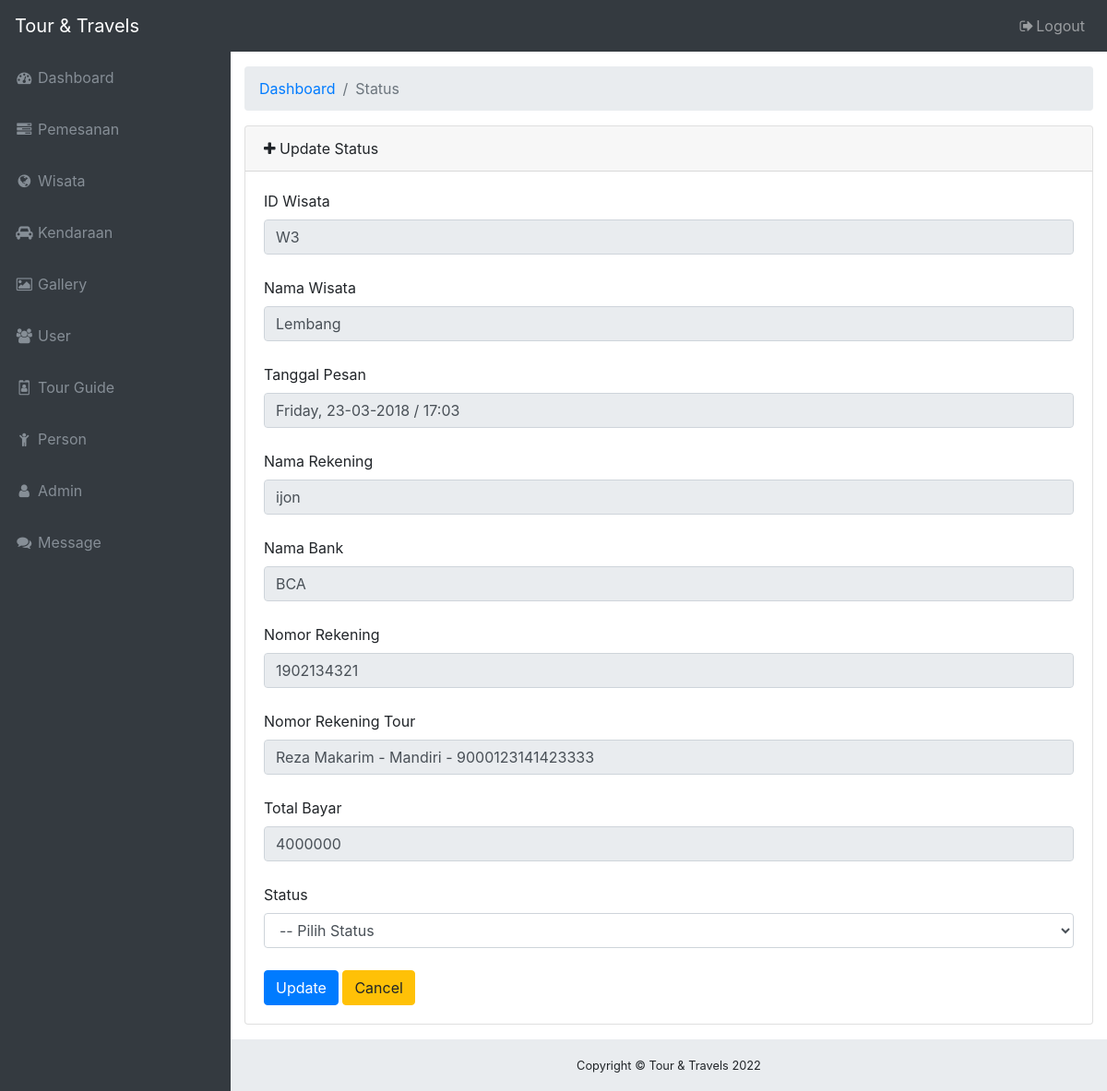
Screenshot of /admin/updatestatus2.php?no=5 with the database file from the repository.
### tables this page shows
CREATE TABLE `pesan2` (
  `no` int(8) NOT NULL,
  `id_wisata` varchar(10) NOT NULL,
  `username` varchar(20) NOT NULL,
  `tanggal_pesan` varchar(30) NOT NULL,
  `nama_wisata` varchar(20) NOT NULL,
  `lokasi` varchar(20) NOT NULL,
  `harga_paket` varchar(20) NOT NULL,
  `nama_pesan` varchar(20) NOT NULL,
  `no_hp` varchar(15) NOT NULL,
  `email` varchar(30) NOT NULL,
  `seat` varchar(10) NOT NULL,
  `date` date NOT NULL,
  `nama_rek` varchar(30) NOT NULL,
  `nama_bank` varchar(30) NOT NULL,
  `no_rek` varchar(20) NOT NULL,
  `no_rek_tour` varchar(50) NOT NULL,
  `total_tf` varchar(20) NOT NULL,
  `alamat` text NOT NULL,
  `status` varchar(15) NOT NULL
);

### admin/updatestatus2.php (the view, shortened to what this page needs)
<?php
if(isset($_GET['no']))
{
 $sql_query="SELECT * FROM pesan2 WHERE no=".$_GET['no'];
 $result_set=mysql_query($sql_query);
 $row=mysql_fetch_array($result_set);
}
  ?>
<!DOCTYPE html>
<html lang="en">
<head>
  <link href="vendor/bootstrap/css/bootstrap.min.css" rel="stylesheet">
  <link href="vendor/font-awesome/css/font-awesome.min.css" rel="stylesheet" type="text/css">
  <link href="vendor/datatables/dataTables.bootstrap4.css" rel="stylesheet">
  <link href="css/sb-admin.css" rel="stylesheet">
</head>
<body class="fixed-nav sticky-footer bg-dark" id="page-top">
  <nav class="navbar navbar-expand-lg navbar-dark bg-dark fixed-top" id="mainNav">
    <a class="navbar-brand" href="beranda.php">Tour & Travels</a>
    <div class="collapse navbar-collapse" id="navbarResponsive">
      <ul class="navbar-nav navbar-sidenav" id="exampleAccordion">
        <li class="nav-item" data-toggle="tooltip" data-placement="right" title="Dashboard">
          <a class="nav-link" href="beranda.php">
            <i class="fa fa-fw fa-dashboard"></i>
            <span class="nav-link-text">Dashboard</span>
          </a>
        </li>
        <li class="nav-item" data-toggle="tooltip" data-placement="right" title="Dashboard">
          <a class="nav-link" href="pesan.php">
            <i class="fa fa-fw fa-tasks"></i>
            <span class="nav-link-text">Pemesanan</span>
          </a>
        </li>
        <li class="nav-item" data-toggle="tooltip" data-placement="right" title="Dashboard">
          <a class="nav-link" href="wisata.php">
            <i class="fa fa-fw fa-globe"></i>
            <span class="nav-link-text">Wisata</span>
          </a>
        </li>
        <li class="nav-item" data-toggle="tooltip" data-placement="right" title="Dashboard">
          <a class="nav-link" href="kendaraan.php">
            <i class="fa fa-fw fa-car"></i>
            <span class="nav-link-text">Kendaraan</span>
          </a>
        </li>
        <li class="nav-item" data-toggle="tooltip" data-placement="right" title="Dashboard">
          <a class="nav-link" href="gallery.php">
            <i class="fa fa-fw fa-photo"></i>
            <span class="nav-link-text">Gallery</span>
          </a>
        </li>
        <li class="nav-item" data-toggle="tooltip" data-placement="right" title="Dashboard">
          <a class="nav-link" href="user.php">
            <i class="fa fa-fw fa-group"></i>
            <span class="nav-link-text">User</span>
          </a>
        </li>
        <li class="nav-item" data-toggle="tooltip" data-placement="right" title="Dashboard">
          <a class="nav-link" href="guide.php">
            <i class="fa fa-fw fa-id-badge"></i>
            <span class="nav-link-text">Tour Guide</span>
          </a>
        </li>
        <li class="nav-item" data-toggle="tooltip" data-placement="right" title="Dashboard">
          <a class="nav-link" href="person.php">
            <i class="fa fa-fw fa-child"></i>
            <span class="nav-link-text">Person</span>
          </a>
        </li>
        <li class="nav-item" data-toggle="tooltip" data-placement="right" title="Dashboard">
          <a class="nav-link" href="admin.php">
            <i class="fa fa-fw fa-user"></i>
            <span class="nav-link-text">Admin</span>
          </a>
        </li>
        <li class="nav-item" data-toggle="tooltip" data-placement="right" title="Dashboard">
          <a class="nav-link" href="message.php">
            <i class="fa fa-fw fa-comments"></i>
            <span class="nav-link-text">Message</span>
          </a>
        </li>
      </ul>
      <ul class="navbar-nav ml-auto">
        <li class="nav-item">
          <a class="nav-link" data-toggle="modal" data-target="#exampleModal">
            <i class="fa fa-fw fa-sign-out"></i>Logout</a>
        </li>
      </ul>
    </div>
  </nav>
  <div class="content-wrapper">
    <div class="container-fluid">
      <ol class="breadcrumb">
        <li class="breadcrumb-item">
          <a href="#">Dashboard</a>
        </li>
        <li class="breadcrumb-item active">Status</li>
      </ol>
      <div class="card mb-3">
        <div class="card-header">
          <i class="fa fa-plus"></i> Update Status</div>
        <div class="card-body">
          <div class="table-responsive">
          <form method="post">
          <label>ID Wisata</label>
          <input type="text" name="id_wisata" class="form-control" placeholder="ID Wisata" value="<?php echo $row['id_wisata']; ?>" readonly>
          <br>
          <label>Nama Wisata</label>
          <input type="text" name="nama_wisata" class="form-control" placeholder="Nama Wisata" value="<?php echo $row['nama_wisata']; ?>" readonly>
          <br>
          <label>Tanggal Pesan</label>
          <input type="text" name="tanggal_pesan" class="form-control" placeholder="Tanggal Pesan" value="<?php echo $row['tanggal_pesan']; ?>" readonly>
          <br>
          <label>Nama Rekening</label>
          <input type="text" name="nama_rek" class="form-control" placeholder="Nama Rekening" value="<?php echo $row['nama_rek']; ?>" readonly>
          <br>
          <label>Nama Bank</label>
          <input type="text" name="nama_bank" class="form-control" placeholder="Nama Bank" value="<?php echo $row['nama_bank']; ?>" readonly>
          <br>
          <label>Nomor Rekening</label>
          <input type="text" name="no_rek" class="form-control" placeholder="Nomor Rekening" value="<?php echo $row['no_rek']; ?>" readonly>
          <br>
          <label>Nomor Rekening Tour</label>
          <input type="text" name="no_rek_tour" class="form-control" placeholder="Nomor Rekening Tour" value="<?php echo $row['no_rek_tour']; ?>" readonly>
          <br>
          <label>Total Bayar</label>
          <input type="text" name="total_tf" class="form-control" placeholder="Total Bayar" value="<?php echo $row['total_tf']; ?>" readonly>
          <br>
          <label>Status</label>
          <select name="status" class="form-control">
            <option selected="selected">-- Pilih Status</option>
          </select>
          <br>
          <button type="submit" class="btn btn-primary" name="btn-update">Update</button>
          <button type="submit" class="btn btn-warning" name="btn-cancel">Cancel</button>
          </div>
        </div>
      </div>
    <footer class="sticky-footer">
      <div class="container">
        <div class="text-center">
          <small>Copyright © Tour & Travels <?php echo date("Y");?></small>
        </div>
      </div>
    </footer>
  </div>
</body>
</html>

### admin/css/sb-admin.css (style rules this page uses)
html { position: relative; min-height: 100%; }
body { overflow-x: hidden; }
body.sticky-footer { margin-bottom: 56px; }
body.sticky-footer .content-wrapper { min-height: calc(100vh - 56px - 56px); }
body.fixed-nav { padding-top: 56px; }
.content-wrapper { min-height: calc(100vh - 56px); padding-top: 1rem; }
#mainNav .navbar-collapse { overflow: auto; max-height: 75vh; }
#mainNav .navbar-collapse .navbar-nav .nav-item .nav-link { cursor: pointer; }
@media (min-width: 992px) { #mainNav .navbar-brand { width: 250px; } }
@media (min-width: 992px) { #mainNav .navbar-collapse { overflow: visible; max-height: none; } }
@media (min-width: 992px) { #mainNav .navbar-collapse .navbar-sidenav { position: absolute; top: 0; left: 0; -webkit-flex-direction: column; -ms-flex-direction: column; flex-direction: column; margin-top: 56px; } }
@media (min-width: 992px) { #mainNav .navbar-collapse .navbar-sidenav > .nav-item { width: 250px; padding: 0; } }
@media (min-width: 992px) { #mainNav .navbar-collapse .navbar-sidenav > .nav-item > .nav-link { padding: 1em; } }
@media (min-width: 992px) { #mainNav.fixed-top .navbar-sidenav { height: calc(100vh - 112px); } }
.content-wrapper { overflow-x: hidden; background: white; }
@media (min-width: 992px) { .content-wrapper { margin-left: 250px; } }
#mainNav.navbar-dark .navbar-collapse .navbar-sidenav > .nav-item > .nav-link { color: #868e96; }
@media (min-width: 992px) { #mainNav.navbar-dark .navbar-collapse .navbar-sidenav { background: #343a40; } }
footer.sticky-footer { position: absolute; right: 0; bottom: 0; width: 100%; height: 56px; background-color: #e9ecef; line-height: 55px; }
@media (min-width: 992px) { footer.sticky-footer { width: calc(100% - 250px); } }

### rows the page displays
pesan2: id_wisata "W3", nama_wisata "Lembang", tanggal_pesan "Friday, 23-03-2018 / 17:03", nama_rek "ijon", nama_bank "BCA", no_rek "1902134321", no_rek_tour "Reza Makarim - Mandiri - 9000123141423333", total_tf "4000000"
